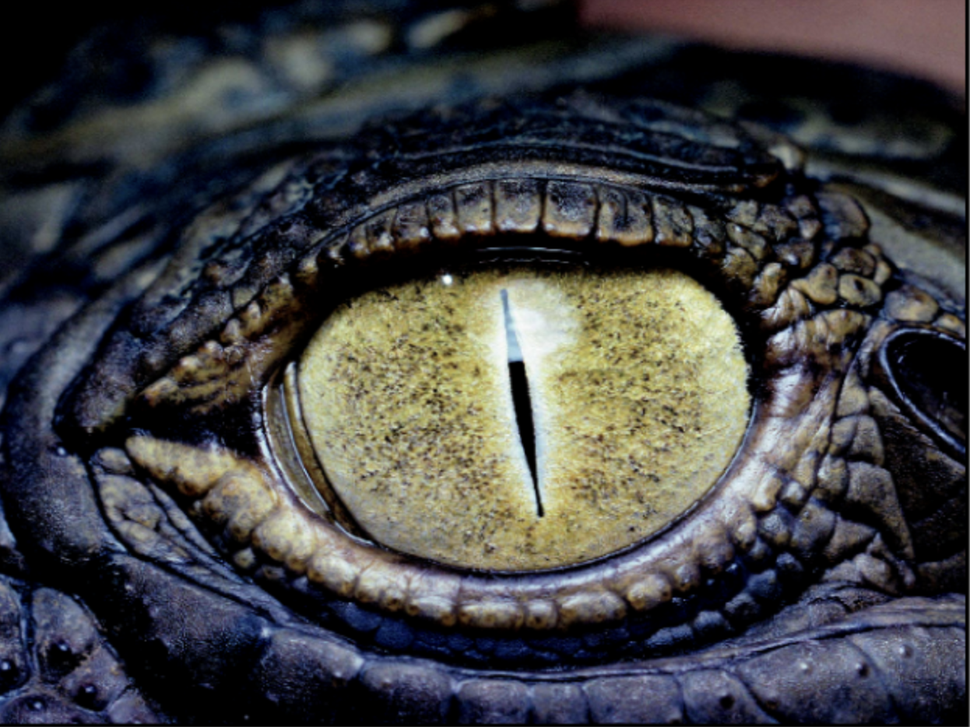
#> input picture keypoints/image.png, 970 x 727 px, shrunk from 1246 x 934 before the run
$ python orb.py
#> lines starting #> are read from the running program, lines starting #| are printed output that depends on the picture
import cv2
"""
# Görüntüleri oku ve griye çevir
img1 = cv2.imread("image.png")
img2 = cv2.imread("image.png")
gray1 = cv2.cvtColor(img1, cv2.COLOR_BGR2GRAY)
gray2 = cv2.cvtColor(img2, cv2.COLOR_BGR2GRAY)

# ORB dedektörünü oluştur
#    nfeatures: kaç adet en güçlü keypoint tutulacak
orb = cv2.ORB_create(nfeatures=500)

# Keypoint ve descriptor hesapla
kp1, des1 = orb.detectAndCompute(gray1, None)
kp2, des2 = orb.detectAndCompute(gray2, None)

# Tek görselde keypoint’leri çiz ve göster
img1_kp = cv2.drawKeypoints(
    img1, kp1, None,
    flags=cv2.DRAW_MATCHES_FLAGS_DRAW_RICH_KEYPOINTS
)
cv2.imshow("ORB Keypoints (Image 1)", img1_kp)


# Descriptor eşleştirme (Hamming + crossCheck)
bf = cv2.BFMatcher(cv2.NORM_HAMMING, crossCheck=True)
matches = bf.match(des1, des2)
matches = sorted(matches, key=lambda m: m.distance)

# İlk 50 eşleşmeyi çiz
matched_img = cv2.drawMatches(
    img1, kp1,
    img2, kp2,
    matches[:50], None,
    flags=cv2.DrawMatchesFlags_NOT_DRAW_SINGLE_POINTS
)
cv2.imshow("ORB Matches", matched_img)

# Pencereleri beklet ve kapat
cv2.waitKey(0)
cv2.destroyAllWindows()
"""

def detect_orb_keypoints(image_path: str, nfeatures: int = 500):
    """
    Verilen resimde ORB algoritmasıyla keypoint tespiti yapar
    ve bulunan keypoint’leri çizerek ekranda gösterir.
    """
#> called with image_path = 'image.png', nfeatures = 300
    # Görüntüyü oku ve gri tonlamaya çevir
    img_color = cv2.imread(image_path)
#> img_color is the input picture: shape (727, 970, 3); mean B, G, R 67.2, 65.4, 64.8
    if img_color is None:
        raise IOError(f"Resim bulunamadı: {image_path}")
    img_gray = cv2.cvtColor(img_color, cv2.COLOR_BGR2GRAY)
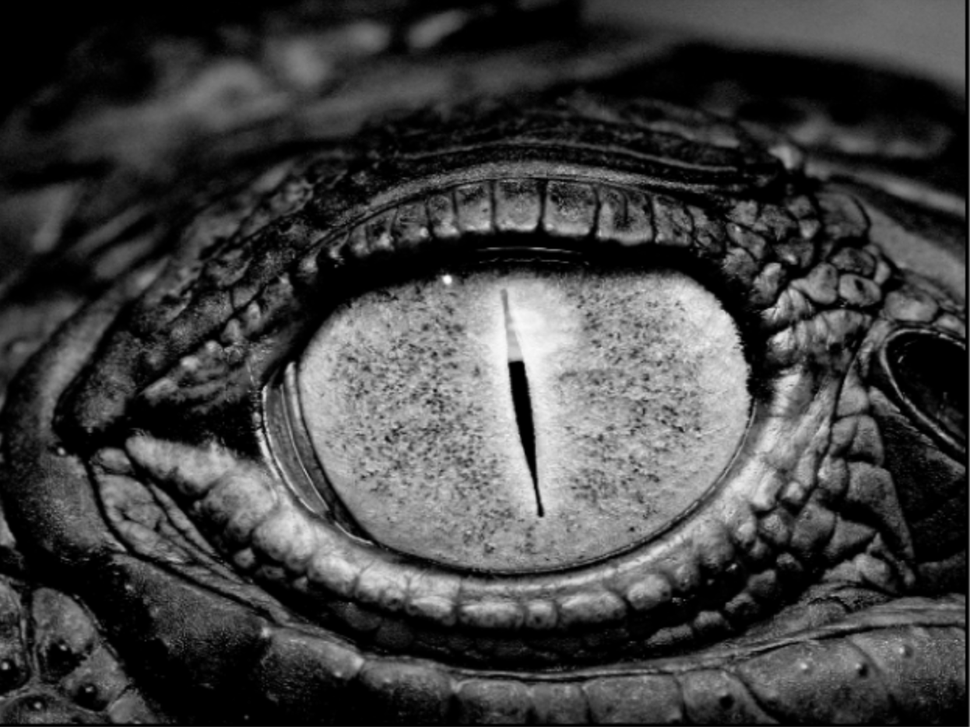
#> img_gray: shape (727, 970); min 0, max 253, mean 65.4

    # ORB nesnesini oluştur
    orb = cv2.ORB_create(nfeatures=nfeatures)

    # Keypoint ve descriptor hesapla (descriptors burada kullanılmayacak)
    keypoints, _ = orb.detectAndCompute(img_gray, None)
#> keypoints = 300 keypoints; strongest (x, y, size): (516, 362, 111.1), (520, 361, 92.6), (520, 363, 77.1), (510, 363, 77.1)

    # Keypoint’leri çiz
    img_with_kp = cv2.drawKeypoints(
        img_color,
        keypoints,
        None,
        flags=cv2.DRAW_MATCHES_FLAGS_DRAW_RICH_KEYPOINTS
    )
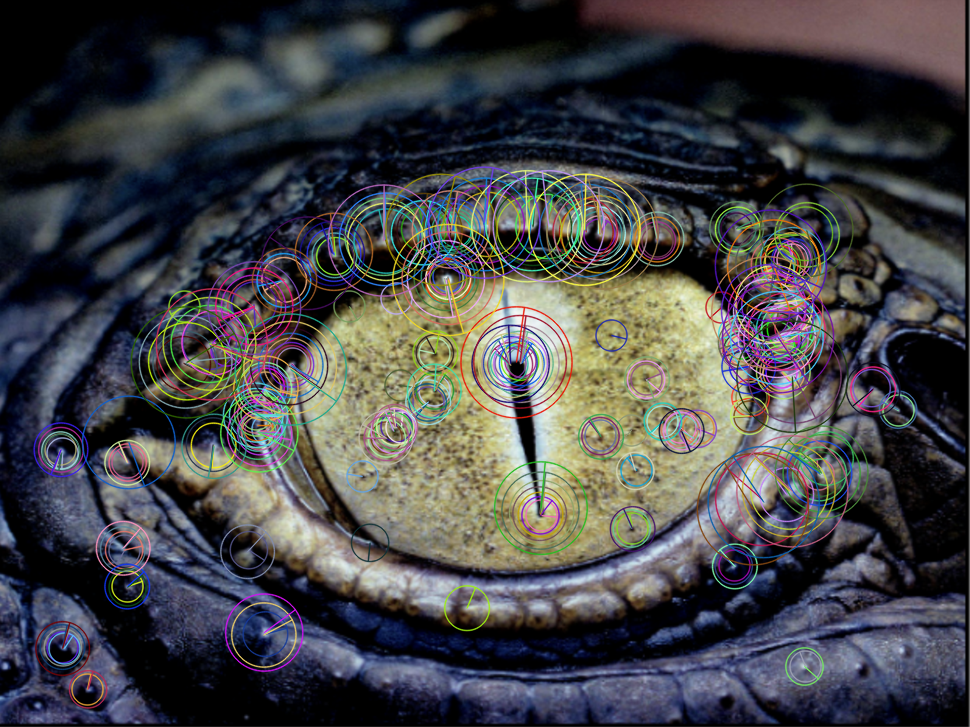
#> img_with_kp: shape (727, 970, 3); mean B, G, R 71.3, 68.7, 68.4

    # Sonucu göster
    cv2.imshow("ORB Keypoints", img_with_kp)
    cv2.waitKey(0)
    cv2.destroyAllWindows()

if __name__ == "__main__":
    detect_orb_keypoints("image.png", nfeatures=300)
